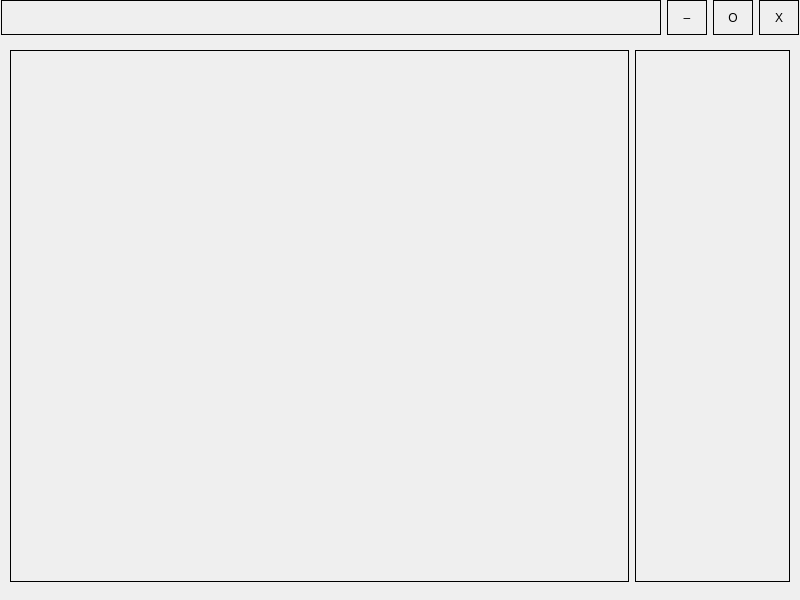
<?xml version="1.0" encoding="UTF-8"?>
<ui version="4.0">
 <class>MainWindow</class>
 <widget class="QMainWindow" name="MainWindow">
  <property name="geometry">
   <rect>
    <x>0</x>
    <y>0</y>
    <width>800</width>
    <height>600</height>
   </rect>
  </property>
  <property name="windowTitle">
   <string>MainWindow</string>
  </property>
  <widget class="QWidget" name="centralwidget">
   <layout class="QVBoxLayout" name="verticalLayout_2">
    <property name="leftMargin">
     <number>1</number>
    </property>
    <property name="topMargin">
     <number>0</number>
    </property>
    <property name="rightMargin">
     <number>1</number>
    </property>
    <item>
     <layout class="QVBoxLayout" name="centralwidgetVLayout" stretch="1,30">
      <property name="sizeConstraint">
       <enum>QLayout::SizeConstraint::SetDefaultConstraint</enum>
      </property>
      <item>
       <widget class="QWidget" name="titileBar" native="true">
        <layout class="QHBoxLayout" name="horizontalLayout_2">
         <property name="leftMargin">
          <number>0</number>
         </property>
         <property name="topMargin">
          <number>0</number>
         </property>
         <property name="rightMargin">
          <number>0</number>
         </property>
         <property name="bottomMargin">
          <number>0</number>
         </property>
         <item>
          <layout class="QHBoxLayout" name="titleBarHLayout">
           <item>
            <widget class="QWidget" name="widget" native="true">
             <property name="styleSheet">
              <string notr="true">border: 1px solid black;</string>
             </property>
            </widget>
           </item>
           <item>
            <widget class="QPushButton" name="collapseB">
             <property name="minimumSize">
              <size>
               <width>0</width>
               <height>35</height>
              </size>
             </property>
             <property name="maximumSize">
              <size>
               <width>40</width>
               <height>35</height>
              </size>
             </property>
             <property name="styleSheet">
              <string notr="true">border: 1px solid black;</string>
             </property>
             <property name="text">
              <string>–</string>
             </property>
            </widget>
           </item>
           <item>
            <widget class="QPushButton" name="maximizeB">
             <property name="minimumSize">
              <size>
               <width>0</width>
               <height>35</height>
              </size>
             </property>
             <property name="maximumSize">
              <size>
               <width>40</width>
               <height>35</height>
              </size>
             </property>
             <property name="styleSheet">
              <string notr="true">border: 1px solid black;</string>
             </property>
             <property name="text">
              <string>O</string>
             </property>
            </widget>
           </item>
           <item>
            <widget class="QPushButton" name="closeB">
             <property name="minimumSize">
              <size>
               <width>0</width>
               <height>35</height>
              </size>
             </property>
             <property name="maximumSize">
              <size>
               <width>40</width>
               <height>35</height>
              </size>
             </property>
             <property name="styleSheet">
              <string notr="true">border: 1px solid black;</string>
             </property>
             <property name="text">
              <string>X</string>
             </property>
            </widget>
           </item>
          </layout>
         </item>
        </layout>
       </widget>
      </item>
      <item>
       <widget class="QWidget" name="content" native="true">
        <layout class="QHBoxLayout" name="horizontalLayout_4">
         <item>
          <layout class="QHBoxLayout" name="contentHLayout" stretch="4,1">
           <item>
            <widget class="calendar" name="calendarWidget" native="true">
             <property name="enabled">
              <bool>true</bool>
             </property>
             <property name="styleSheet">
              <string notr="true">border: 1px solid black;</string>
             </property>
            </widget>
           </item>
           <item>
            <widget class="QWidget" name="widget_2" native="true">
             <property name="styleSheet">
              <string notr="true">border: 1px solid black;</string>
             </property>
            </widget>
           </item>
          </layout>
         </item>
        </layout>
       </widget>
      </item>
     </layout>
    </item>
   </layout>
  </widget>
 </widget>
 <customwidgets>
  <customwidget>
   <class>calendar</class>
   <extends>QWidget</extends>
   <header>calendar.h</header>
   <container>1</container>
  </customwidget>
 </customwidgets>
 <resources/>
 <connections>
  <connection>
   <sender>closeB</sender>
   <signal>clicked()</signal>
   <receiver>MainWindow</receiver>
   <slot>close()</slot>
   <hints>
    <hint type="sourcelabel">
     <x>776</x>
     <y>19</y>
    </hint>
    <hint type="destinationlabel">
     <x>399</x>
     <y>299</y>
    </hint>
   </hints>
  </connection>
 </connections>
</ui>
